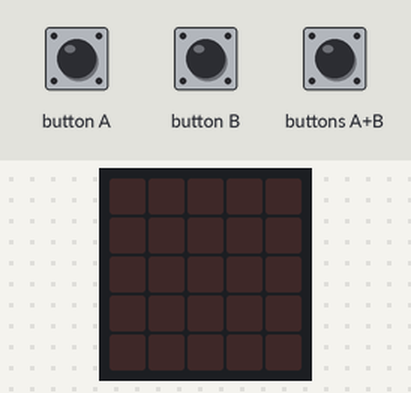
A program run on a simulated BBC micro:bit (MakeCode). Shown: the board's 5×5 LED display. The test bench sets the inputs (shaded band).

Above: at 1.2 s.
1.3 s: button A pressed for 0.15 s
At 3.4 s:
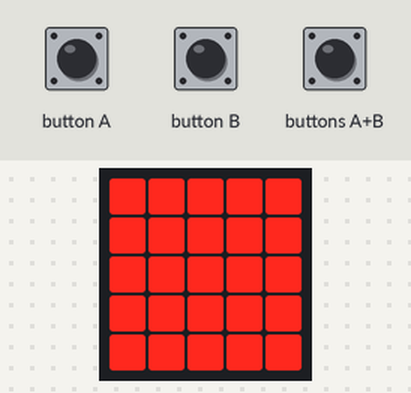
4.3 s: buttons A+B pressed for 0.15 s
7.4 s: button B pressed for 0.15 s
At 8.05 s:
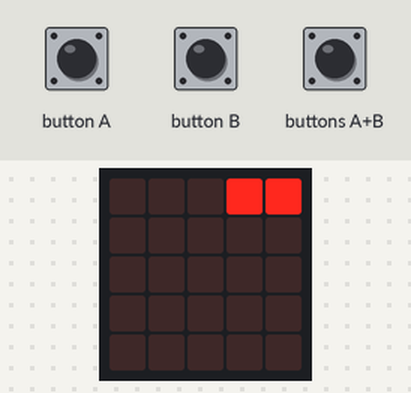
10.4 s: button A pressed for 0.15 s
At 11.1 s:
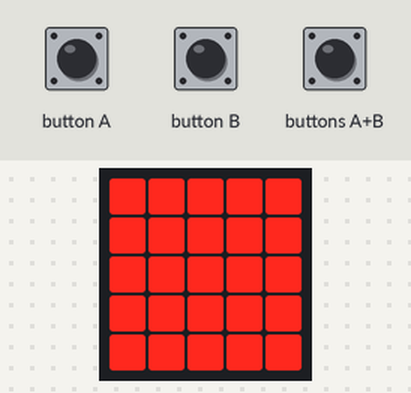
12.1 s: button A pressed for 0.15 s
15.2 s: button B pressed for 0.15 s
At 20.75 s:
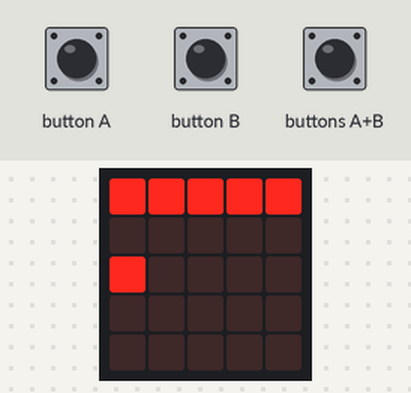

Measured:
- after the input at 1.3 s, the display: first changes after 0.15 s (image 1 shows a later state)
- after the input at 4.3 s, every drawn part: stays the same
- after the input at 7.4 s, the display: first differs from a run without the input after 0.45 s (image 2 shows a later state)
- after the input at 10.4 s, the display: first changes after 0.20 s (image 3 shows a later state)
- after the input at 12.1 s, every drawn part: stays the same

The program:

main.ts
```typescript
input.onButtonPressed(Button.A, function () {
    blublublubulu(50)
})
input.onButtonPressed(Button.AB, function () {
    blublublubulu(1000)
})
input.onButtonPressed(Button.B, function () {
    blublublubulu(100)
})
function blublublubulu (int: number) {
    for (let index = 0; index <= 4; index++) {
        led.plot(index, 0)
        basic.pause(int)
    }
    for (let index = 0; index <= 4; index++) {
        led.plot(4, index)
        basic.pause(int)
    }
    for (let index = 0; index <= 4; index++) {
        led.plot(4 - index, 4)
        basic.pause(int)
    }
    for (let index = 0; index <= 3; index++) {
        led.plot(0, 3 - index)
        basic.pause(int)
    }
    for (let index = 0; index <= 2; index++) {
        led.plot(1 + index, 1)
        basic.pause(int)
    }
    for (let index = 0; index <= 1; index++) {
        led.plot(3, 2 + index)
        basic.pause(int)
    }
    for (let index = 0; index <= 1; index++) {
        led.plot(2 - index, 3)
        basic.pause(int)
    }
    led.plot(1, 2)
    basic.pause(int)
    led.plot(2, 2)
    basic.pause(int * 100)
    basic.clearScreen()
}
```

test.ts
```typescript
// ide kerülnek a tesztek; a rendszer ezt nem kompilálja, ha a csomagot bővítményként használják.
```
